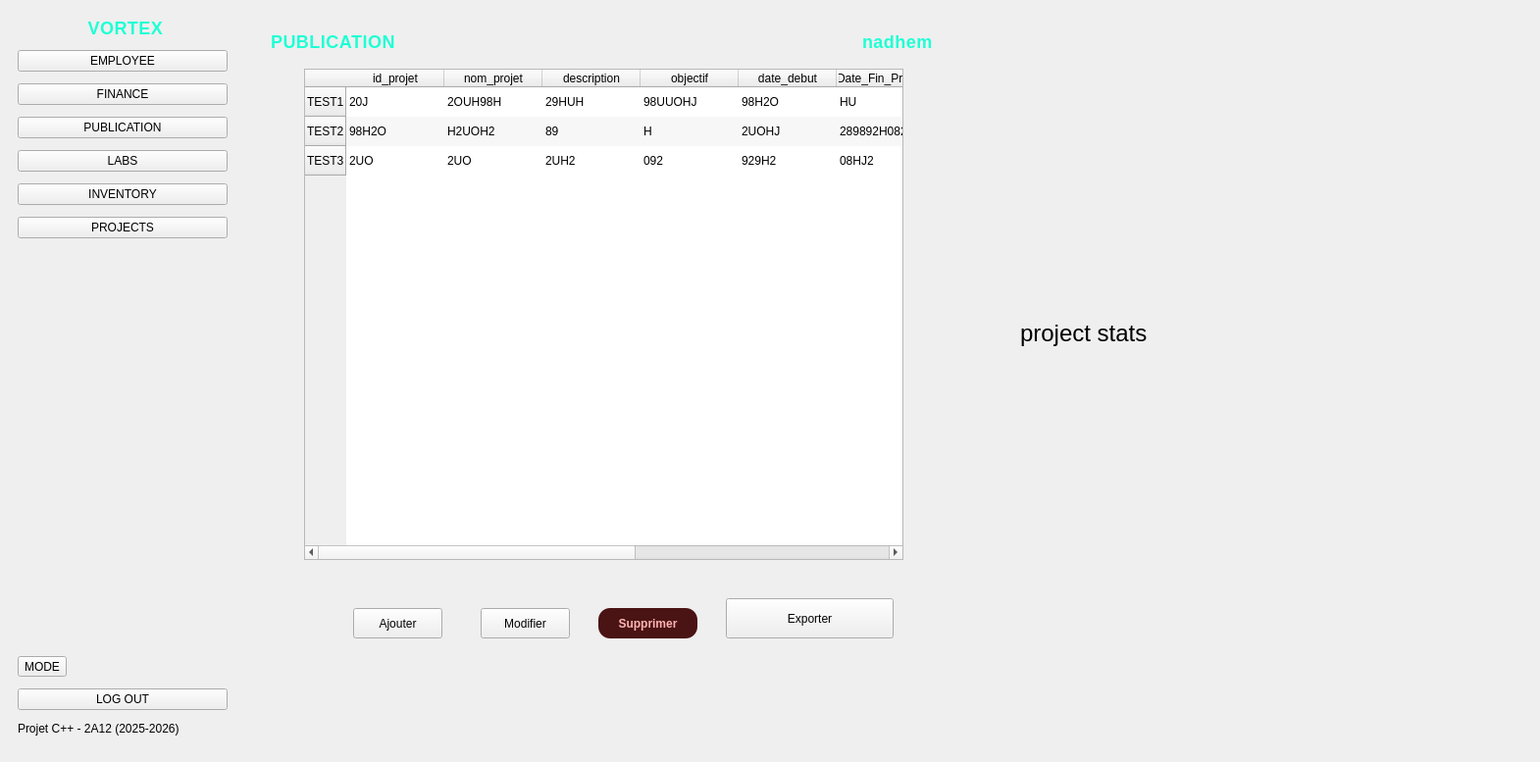
    <widget class="QWidget" name="page">
     <widget class="QFrame" name="Topbar">
      <property name="geometry">
       <rect>
        <x>260</x>
        <y>10</y>
        <width>1080</width>
        <height>64</height>
       </rect>
      </property>
      <property name="minimumSize">
       <size>
        <width>0</width>
        <height>64</height>
       </size>
      </property>
      <property name="maximumSize">
       <size>
        <width>16777215</width>
        <height>64</height>
       </size>
      </property>
      <property name="frameShape">
       <enum>QFrame::Shape::NoFrame</enum>
      </property>
      <layout class="QHBoxLayout" name="topbarLayout">
       <property name="leftMargin">
        <number>16</number>
       </property>
       <property name="topMargin">
        <number>10</number>
       </property>
       <property name="rightMargin">
        <number>16</number>
       </property>
       <property name="bottomMargin">
        <number>10</number>
       </property>
       <item>
        <widget class="QLabel" name="label_2">
         <property name="styleSheet">
          <string notr="true">QLabel#label_2 {
    color: #1fffd5;
    font-size: 18px;
    font-weight: 600;
    letter-spacing: 0.5px;
}

QLabel#label_2 {
    text-shadow: 0 0 6px rgba(31, 255, 213, 0.6);
}
</string>
         </property>
         <property name="text">
          <string>PUBLICATION</string>
         </property>
        </widget>
       </item>
       <item>
        <spacer name="topSpacer">
         <property name="orientation">
          <enum>Qt::Orientation::Horizontal</enum>
         </property>
         <property name="sizeHint" stdset="0">
          <size>
           <width>40</width>
           <height>20</height>
          </size>
         </property>
        </spacer>
       </item>
       <item>
        <widget class="QFrame" name="UserChip">
         <property name="frameShape">
          <enum>QFrame::Shape::NoFrame</enum>
         </property>
         <layout class="QHBoxLayout" name="userChipLayout">
          <property name="leftMargin">
           <number>12</number>
          </property>
          <property name="topMargin">
           <number>8</number>
          </property>
          <property name="rightMargin">
           <number>12</number>
          </property>
          <property name="bottomMargin">
           <number>8</number>
          </property>
          <item>
           <widget class="QLabel" name="UserName">
            <property name="styleSheet">
             <string notr="true">QLabel#UserName {
    color: #1fffd5;
    font-size: 18px;
    font-weight: 600;
    letter-spacing: 0.5px;
}

QLabel#UserName {
    text-shadow: 0 0 6px rgba(31, 255, 213, 0.6);
}
</string>
            </property>
            <property name="text">
             <string>nadhem</string>
            </property>
           </widget>
          </item>
          <item>
           <spacer name="userSpacer">
            <property name="orientation">
             <enum>Qt::Orientation::Horizontal</enum>
            </property>
            <property name="sizeHint" stdset="0">
             <size>
              <width>40</width>
              <height>20</height>
             </size>
            </property>
           </spacer>
          </item>
          <item>
           <widget class="QLabel" name="AppLogo_2">
            <property name="minimumSize">
             <size>
              <width>0</width>
              <height>48</height>
             </size>
            </property>
            <property name="maximumSize">
             <size>
              <width>100</width>
              <height>48</height>
             </size>
            </property>
            <property name="text">
             <string/>
            </property>
            <property name="pixmap">
             <pixmap>:/styles/Picture1.png</pixmap>
            </property>
            <property name="scaledContents">
             <bool>true</bool>
            </property>
            <property name="alignment">
             <set>Qt::AlignmentFlag::AlignHCenter|Qt::AlignmentFlag::AlignTop</set>
            </property>
           </widget>
          </item>
         </layout>
        </widget>
       </item>
      </layout>
     </widget>
     <widget class="QLabel" name="StatsTitle">
      <property name="geometry">
       <rect>
        <x>720</x>
        <y>330</y>
        <width>571</width>
        <height>331</height>
       </rect>
      </property>
      <property name="text">
       <string/>
      </property>
     </widget>
     <widget class="QPushButton" name="btnSupprimer">
      <property name="geometry">
       <rect>
        <x>610</x>
        <y>620</y>
        <width>101</width>
        <height>31</height>
       </rect>
      </property>
      <property name="styleSheet">
       <string notr="true">QPushButton#btnSupprimer {
    background-color: #4a1414;
    color: #ffb3b3;
    border-radius: 12px;
    padding: 6px 16px;
    font-weight: 600;
}

QPushButton#btnSupprimer:hover {
    background-color: #6b1c1c;
}

QPushButton#btnSupprimer:pressed {
    background-color: #2f0c0c;
}

QPushButton#btnSupprimer:disabled {
    background-color: #3a2a2a;
    color: #888;
}
</string>
      </property>
      <property name="text">
       <string>Supprimer</string>
      </property>
     </widget>
     <widget class="QWidget" name="widget" native="true">
      <property name="geometry">
       <rect>
        <x>930</x>
        <y>390</y>
        <width>401</width>
        <height>261</height>
       </rect>
      </property>
      <property name="styleSheet">
       <string notr="true">border-image: url(:/stat/stat.png);</string>
      </property>
     </widget>
     <widget class="QTableWidget" name="TableFinance">
      <property name="geometry">
       <rect>
        <x>310</x>
        <y>70</y>
        <width>611</width>
        <height>501</height>
       </rect>
      </property>
      <property name="editTriggers">
       <set>QAbstractItemView::EditTrigger::NoEditTriggers</set>
      </property>
      <property name="alternatingRowColors">
       <bool>true</bool>
      </property>
      <property name="selectionBehavior">
       <enum>QAbstractItemView::SelectionBehavior::SelectRows</enum>
      </property>
      <property name="showGrid">
       <bool>false</bool>
      </property>
      <property name="sortingEnabled">
       <bool>true</bool>
      </property>
      <property name="cornerButtonEnabled">
       <bool>false</bool>
      </property>
      <property name="rowCount">
       <number>3</number>
      </property>
      <property name="columnCount">
       <number>9</number>
      </property>
      <row>
       <property name="text">
        <string>TEST1</string>
       </property>
      </row>
      <row>
       <property name="text">
        <string>TEST2</string>
       </property>
      </row>
      <row>
       <property name="text">
        <string>TEST3</string>
       </property>
      </row>
      <column>
       <property name="text">
        <string>id_projet</string>
       </property>
      </column>
      <column>
       <property name="text">
        <string>nom_projet</string>
       </property>
      </column>
      <column>
       <property name="text">
        <string>description</string>
       </property>
      </column>
      <column>
       <property name="text">
        <string>objectif</string>
       </property>
      </column>
      <column>
       <property name="text">
        <string>date_debut</string>
       </property>
      </column>
      <column>
       <property name="text">
        <string>Date_Fin_Prévue  </string>
       </property>
      </column>
      <column>
       <property name="text">
        <string>Date_Fin_Réelle</string>
       </property>
      </column>
      <column>
       <property name="text">
        <string>statut</string>
       </property>
      </column>
      <column>
       <property name="text">
        <string>priorité</string>
       </property>
      </column>
      <item row="0" column="0">
       <property name="text">
        <string>20J</string>
       </property>
      </item>
      <item row="0" column="1">
       <property name="text">
        <string>2OUH98H</string>
       </property>
      </item>
      <item row="0" column="2">
       <property name="text">
        <string>29HUH</string>
       </property>
      </item>
      <item row="0" column="3">
       <property name="text">
        <string>98UUOHJ</string>
       </property>
      </item>
      <item row="0" column="4">
       <property name="text">
        <string>98H2O</string>
       </property>
      </item>
      <item row="0" column="5">
       <property name="text">
        <string>HU</string>
       </property>
      </item>
      <item row="0" column="6">
       <property name="text">
        <string>98H2OUH</string>
       </property>
      </item>
      <item row="0" column="7">
       <property name="text">
        <string>298H82</string>
       </property>
      </item>
      <item row="0" column="8">
       <property name="text">
        <string>UOH2</string>
       </property>
      </item>
      <item row="1" column="0">
       <property name="text">
        <string>98H2O</string>
       </property>
      </item>
      <item row="1" column="1">
       <property name="text">
        <string>H2UOH2</string>
       </property>
      </item>
      <item row="1" column="2">
       <property name="text">
        <string>89</string>
       </property>
      </item>
      <item row="1" column="3">
       <property name="text">
        <string>H</string>
       </property>
      </item>
      <item row="1" column="4">
       <property name="text">
        <string>2UOHJ</string>
       </property>
      </item>
      <item row="1" column="5">
       <property name="text">
        <string>289892H082</string>
       </property>
      </item>
      <item row="1" column="6">
       <property name="text">
        <string>HI2I</string>
       </property>
      </item>
      <item row="1" column="7">
       <property name="text">
        <string>MJK2BUIOH</string>
       </property>
      </item>
      <item row="1" column="8">
       <property name="text">
        <string>2UOH</string>
       </property>
      </item>
      <item row="2" column="0">
       <property name="text">
        <string>2UO</string>
       </property>
      </item>
      <item row="2" column="1">
       <property name="text">
        <string>2UO</string>
       </property>
      </item>
      <item row="2" column="2">
       <property name="text">
        <string>2UH2</string>
       </property>
      </item>
      <item row="2" column="3">
       <property name="text">
        <string>092</string>
       </property>
      </item>
      <item row="2" column="4">
       <property name="text">
        <string>929H2</string>
       </property>
      </item>
      <item row="2" column="5">
       <property name="text">
        <string>08HJ2</string>
       </property>
      </item>
      <item row="2" column="6">
       <property name="text">
        <string>08H2</string>
       </property>
      </item>
      <item row="2" column="7">
       <property name="text">
        <string>08H</string>
       </property>
      </item>
      <item row="2" column="8">
       <property name="text">
        <string>208H</string>
       </property>
      </item>
     </widget>
     <widget class="QFrame" name="Sidebar">
      <property name="geometry">
       <rect>
        <x>0</x>
        <y>0</y>
        <width>250</width>
        <height>768</height>
       </rect>
      </property>
      <property name="minimumSize">
       <size>
        <width>250</width>
        <height>0</height>
       </size>
      </property>
      <property name="maximumSize">
       <size>
        <width>260</width>
        <height>16777215</height>
       </size>
      </property>
      <property name="frameShape">
       <enum>QFrame::Shape::NoFrame</enum>
      </property>
      <layout class="QVBoxLayout" name="sidebarLayout">
       <property name="spacing">
        <number>12</number>
       </property>
       <property name="leftMargin">
        <number>18</number>
       </property>
       <property name="topMargin">
        <number>18</number>
       </property>
       <property name="rightMargin">
        <number>18</number>
       </property>
       <property name="bottomMargin">
        <number>18</number>
       </property>
       <item>
        <widget class="QLabel" name="label_3">
         <property name="styleSheet">
          <string notr="true">QLabel#label_3 {
    color: #1fffd5;
    font-size: 18px;
    font-weight: 600;
    letter-spacing: 0.5px;
}

QLabel#label_3 {
    text-shadow: 0 0 6px rgba(31, 255, 213, 0.6);
}
</string>
         </property>
         <property name="text">
          <string>             VORTEX</string>
         </property>
        </widget>
       </item>
       <item>
        <widget class="QPushButton" name="BtnEmployee">
         <property name="text">
          <string>EMPLOYEE</string>
         </property>
        </widget>
       </item>
       <item>
        <widget class="QPushButton" name="BtnFinance">
         <property name="text">
          <string>FINANCE</string>
         </property>
        </widget>
       </item>
       <item>
        <widget class="QPushButton" name="BtnPublication">
         <property name="text">
          <string>PUBLICATION</string>
         </property>
        </widget>
       </item>
       <item>
        <widget class="QPushButton" name="BtnLabs">
         <property name="text">
          <string>LABS</string>
         </property>
        </widget>
       </item>
       <item>
        <widget class="QPushButton" name="BtnInventory">
         <property name="text">
          <string>INVENTORY</string>
         </property>
        </widget>
       </item>
       <item>
        <widget class="QPushButton" name="BtnInventory_7">
         <property name="text">
          <string>PROJECTS</string>
         </property>
        </widget>
       </item>
       <item>
        <layout class="QVBoxLayout" name="verticalLayout"/>
       </item>
       <item>
        <layout class="QVBoxLayout" name="verticalLayout_2"/>
       </item>
       <item>
        <spacer name="sideSpacer">
         <property name="orientation">
          <enum>Qt::Orientation::Vertical</enum>
         </property>
         <property name="sizeHint" stdset="0">
          <size>
           <width>20</width>
           <height>40</height>
          </size>
         </property>
        </spacer>
       </item>
       <item>
        <widget class="QToolButton" name="btnMode">
         <property name="toolTip">
          <string>Changer le thème (Jour/Nuit)</string>
         </property>
         <property name="text">
          <string>MODE</string>
         </property>
        </widget>
       </item>
       <item>
        <widget class="QPushButton" name="BtnLogout">
         <property name="text">
          <string>LOG OUT</string>
         </property>
        </widget>
       </item>
       <item>
        <widget class="QLabel" name="SideFooter">
         <property name="text">
          <string>Projet C++ - 2A12 (2025-2026)</string>
         </property>
        </widget>
       </item>
      </layout>
     </widget>
     <widget class="QStackedWidget" name="stackedWidget_2">
      <property name="geometry">
       <rect>
        <x>1320</x>
        <y>310</y>
        <width>241</width>
        <height>201</height>
       </rect>
      </property>
      <property name="currentIndex">
       <number>1</number>
      </property>
      <widget class="QWidget" name="page_3"/>
      <widget class="QWidget" name="page_4"/>
      <widget class="QWidget" name="page_5"/>
     </widget>
     <widget class="QPushButton" name="btnAjouter">
      <property name="geometry">
       <rect>
        <x>360</x>
        <y>620</y>
        <width>91</width>
        <height>31</height>
       </rect>
      </property>
      <property name="text">
       <string>Ajouter</string>
      </property>
     </widget>
     <widget class="QPushButton" name="BtnExport">
      <property name="geometry">
       <rect>
        <x>740</x>
        <y>610</y>
        <width>171</width>
        <height>41</height>
       </rect>
      </property>
      <property name="text">
       <string>Exporter</string>
      </property>
     </widget>
     <widget class="QPushButton" name="btnmodifier">
      <property name="geometry">
       <rect>
        <x>490</x>
        <y>620</y>
        <width>91</width>
        <height>31</height>
       </rect>
      </property>
      <property name="text">
       <string>Modifier</string>
      </property>
     </widget>
     <widget class="QLabel" name="label">
      <property name="geometry">
       <rect>
        <x>1040</x>
        <y>310</y>
        <width>171</width>
        <height>61</height>
       </rect>
      </property>
      <property name="text">
       <string>&lt;html&gt;&lt;head/&gt;&lt;body&gt;&lt;p&gt;&lt;span style=&quot; font-size:18pt;&quot;&gt;project stats&lt;/span&gt;&lt;/p&gt;&lt;/body&gt;&lt;/html&gt;</string>
      </property>
     </widget>
    </widget>
